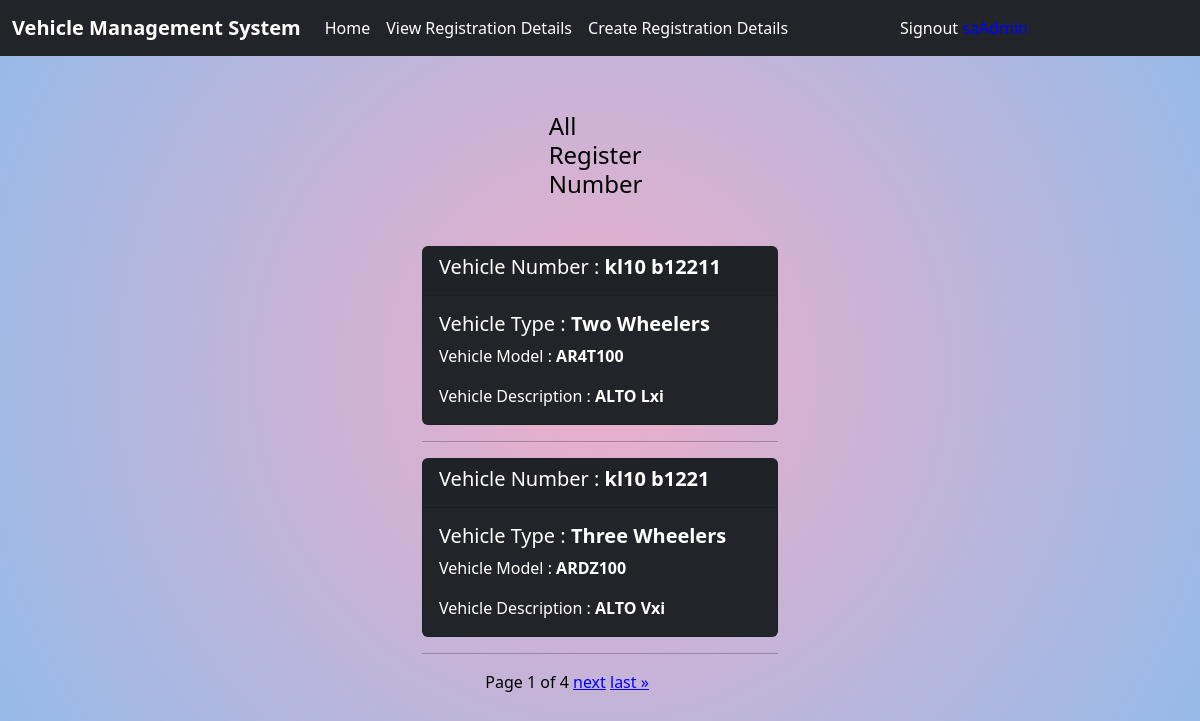
The page /user/listreg (signed in) on the database as committed earlier.
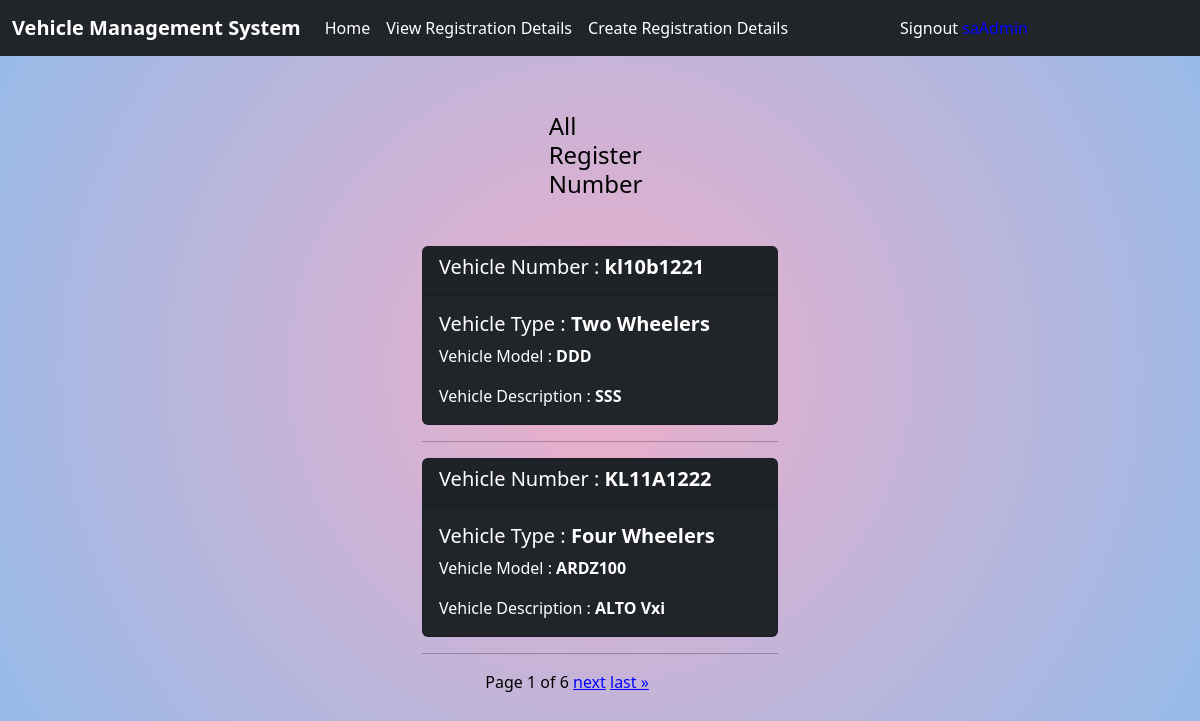
The same page on the database as committed later.
### superAdmin/models.py (models this page shows, shortened)
class Details(models.Model):
    alphanumeric = RegexValidator(r'^[0-9a-zA-Z]*$', 'Only alphanumeric characters are allowed.')
    alphabet = RegexValidator(r'^[a-zA-Z]*$', 'Only characters are allowed.')
    vehicle_number = models.CharField(max_length=50, unique=True, validators=[alphanumeric])
    options = (
        ('Two Wheelers', 'Two Wheelers'),
        ('Three Wheelers', 'Three Wheelers'),
        ('Four Wheelers', 'Four Wheelers')
    )
    vehicle_type = models.CharField(max_length=50,choices=options,default='Two Wheelers')
    vehicle_model = models.CharField(max_length=50,validators=[alphabet])
    vehicle_description = models.CharField(max_length=100,validators=[alphabet])

### userApp/views.py (the view)
# urls.py: path('listreg',views.AllRegNumView.as_view(),name='list-regnum'),
@method_decorator(signin_required,name='dispatch')
class AllRegNumView(ListView):
    model = Details
    template_name = 'reg-list.html'
    context_object_name = 'regnums'
    ordering = ['-id']
    paginate_by = 2

### vehicleApp/models.py (called while the page is built)
    @property
    def is_superAdmin(self):
        return self.role=='superAdmin'

    def is_admin(self):
        return self.role=='admin'

    def is_user(self):
        return self.role=='user'

### userApp/templates/reg-list.html (shortened to what this page needs)
{%extends 'base.html'%}
{%block body_block%}
   <div class="row">
  <div class="col-4"></div>
  <div class="col-4">
    <div class="row">
      <div class="col-4"></div>
      <div class="col-4 mt-2">
        <h4 class="mt-5 mb-5">All Register Number</h4>
      </div>
      <div class="col-4"></div>
    </div>
      {%for reg in regnums%}
          <div class="card bg-dark" style="color:white;">
        <div class="card-header">
          <h5>Vehicle Number : <b>{{reg.vehicle_number}} </b></h5>
        </div>
        <div class="card-body">
          <h5 class="card-title">Vehicle Type   :  <b>{{reg.vehicle_type}}</b></h5>
          <p class="card-text">Vehicle Model  :  <b>{{reg.vehicle_model}}</b> </p>
          <p class="card-text">Vehicle Description  :  <b>{{reg.vehicle_description}}</b> </p>
        </div>
      </div>
    <hr>
      {%endfor%}
      <div class="row">
          <div class="col-2"></div>
          <div class="col-8">
              <div class="pagination">
                    <span class="step-links">
                        <span class="current">
                            Page {{ page_obj.number }} of {{ page_obj.paginator.num_pages }}
                        </span>
                        {% if page_obj.has_next %}
                            <a href="?page={{ page_obj.next_page_number }}" style="color:blue;">next</a>
                            <a href="?page={{ page_obj.paginator.num_pages }}" style="color:blue;">last &raquo;</a>
                        {% endif %}
                    </span>
                </div>
          </div>
          <div class="col-2"></div>
      </div>
  </div>
  </div>
<br><br>
{%endblock%}

### superAdmin/templates/base.html (shortened to what this page needs)
<!DOCTYPE html>
{%load static%}
<html lang="en">
<head>
    <link href="https://cdn.jsdelivr.net/npm/bootstrap@5.2.0-beta1/dist/css/bootstrap.min.css" rel="stylesheet">
    <link rel="stylesheet" href="{%static 'css/style.css'%}">
</head>
<body>
    <nav class="navbar navbar-expand-lg bg-dark">
  <div class="container-fluid">
    <a class="navbar-brand" href="#" style="color:white;"><b>Vehicle Management System</b></a>
    <div class="collapse navbar-collapse" id="navbarSupportedContent">
      <ul class="navbar-nav me-auto mb-2 mb-lg-0">
        <li class="nav-item">
            {%if request.user.is_superAdmin%}
                <a class="nav-link active" style="color:white;" aria-current="page" href="{%url 'sadmin-home'%}">Home</a>
            {%endif%}
        </li>
        <li class="nav-item">
            {%if request.user.is_superAdmin%}
              <a class="nav-link" style="color:white;" href="{%url 'list-reg'%}">View Registration Details</a>
            {%endif%}
        </li>
        <li class="nav-item me-5">
            {%if request.user.is_superAdmin%}
            <a class="nav-link" style="color:white;" href="{%url 'add-reg'%}">Create Registration Details</a>
            {%endif%}
        </li>
        <li class="nav-item ms-5">
            <a class="nav-link" style="color:white;" href="{%url 'signout'%}">Signout <span style="color:blue">{{request.user}}</span></a>
        </li>
      </ul>
    </div>
  </div>
</nav>
<div class="container">
    {%block body_block%}
    {%endblock%}
</div>
</body>
</html>

### superAdmin/static/css/style.css (style rules this page uses)
body { position: relative; color: rgb(0, 0, 0); background-size: cover; background-repeat: no-repeat; background: rgb(238,174,202); background: radial-gradient(circle, rgba(238,174,202,1) 0%, rgba(148,187,233,1) 100%); }

Rows that differ between the two databases and show on the page:
no longer on this page (row unchanged): Details: vehicle_number "kl10 b12211", vehicle_type "Two Wheelers", vehicle_model "AR4T100", vehicle_description "ALTO Lxi"
no longer on this page (row unchanged): Details: vehicle_number "kl10 b1221", vehicle_type "Three Wheelers", vehicle_model "ARDZ100", vehicle_description "ALTO Vxi"
added Details: vehicle_number "kl10b1221", vehicle_type "Two Wheelers", vehicle_model "DDD", vehicle_description "SSS"
added Details: vehicle_number "KL11A1222", vehicle_type "Four Wheelers", vehicle_model "ARDZ100", vehicle_description "ALTO Vxi"
Other text that changed with them:
{{ page_obj.paginator.num_pages }}: "4" → "6"
